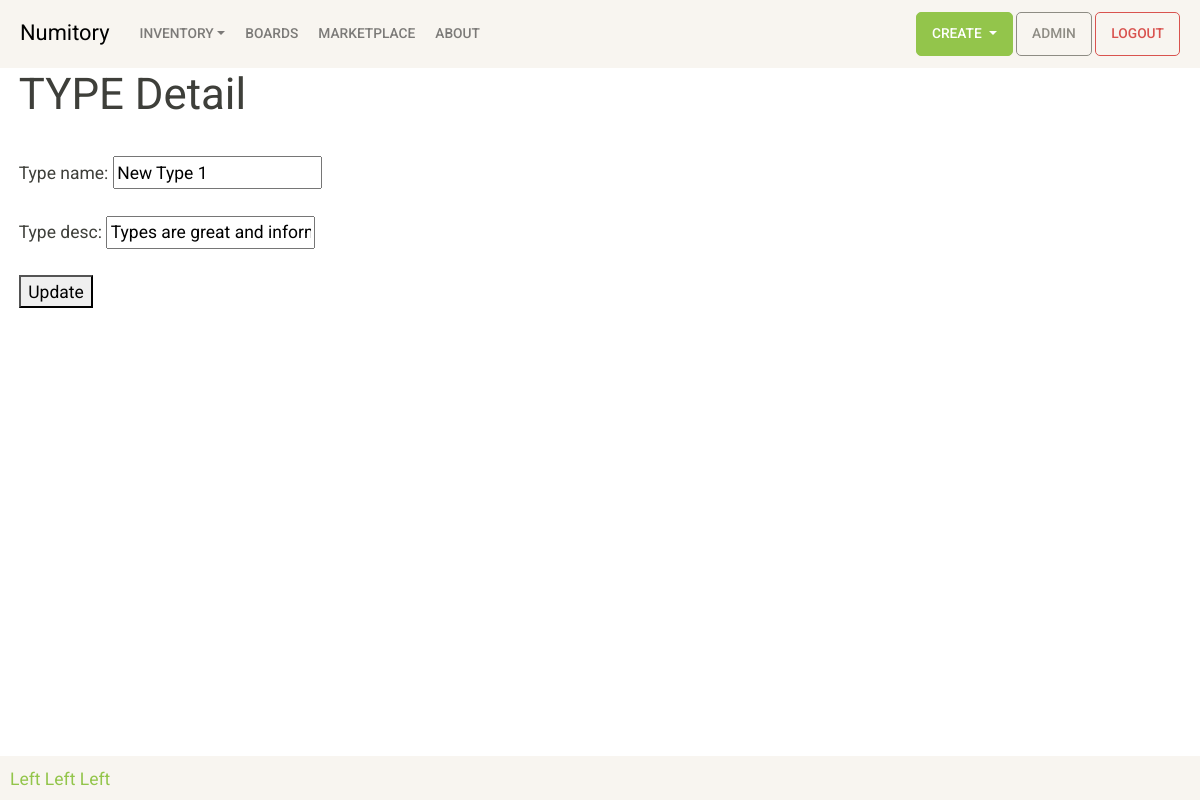
Page /inventory/type/1/ (signed in) on the earlier database version.
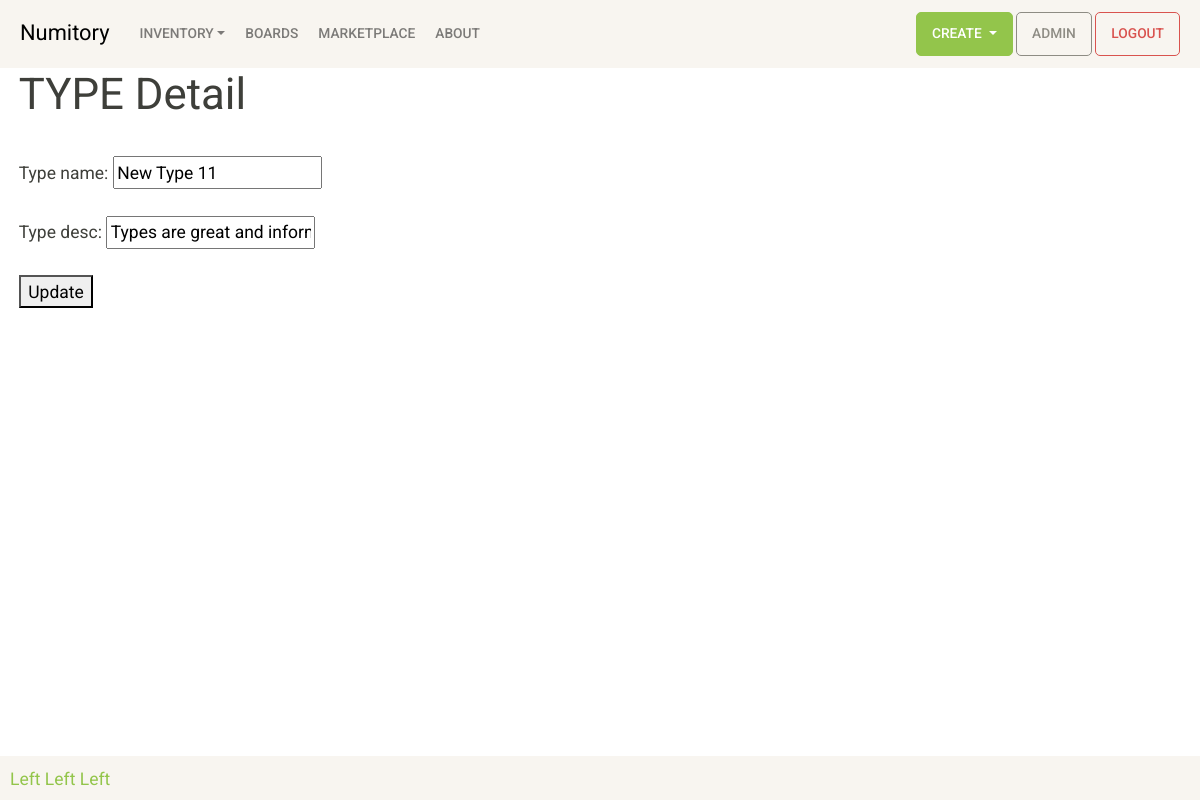
Same page on the later database version.
### inventory/models.py (models this page shows, shortened)
class Type(models.Model):
    type_name = models.CharField(max_length=100, unique=True)
    type_desc = models.CharField(max_length=250)
    created = models.DateTimeField(auto_now_add=True)
    user = models.ForeignKey(User, on_delete=models.CASCADE)
    recycled = models.BooleanField(default=False)

### inventory/views.py (the view, shortened to what this page needs)
# urls.py: path('type/<int:type_pk>/', views.typedetail, name='typedetail'),
def typedetail(request, type_pk):
    type = get_object_or_404(Type, pk=type_pk, user=request.user)
    if request.method == 'GET':
        form = TypeCreateForm(instance=type)
        return render(request, 'inventory/typedetail.html', {'type': type, 'form':form})

### inventory/forms.py
class TypeCreateForm(ModelForm):
    class Meta:
        model = Type
        fields = [
            'type_name',
            'type_desc',
        ]

### inventory/templates/inventory/typedetail.html (shortened to what this page needs)
{% extends 'inventory/base.html' %}
{% block content %}
    <h1>TYPE Detail</h1>
    <br>
    <form method="POST">
        {{ form.as_p }}
        <button type="submit">Update</button>
    </form>
{% endblock content %}

Differences in the rows shown:
changed Type "Types are great and informative.": type_name "New Type 1" → "New Type 11"
